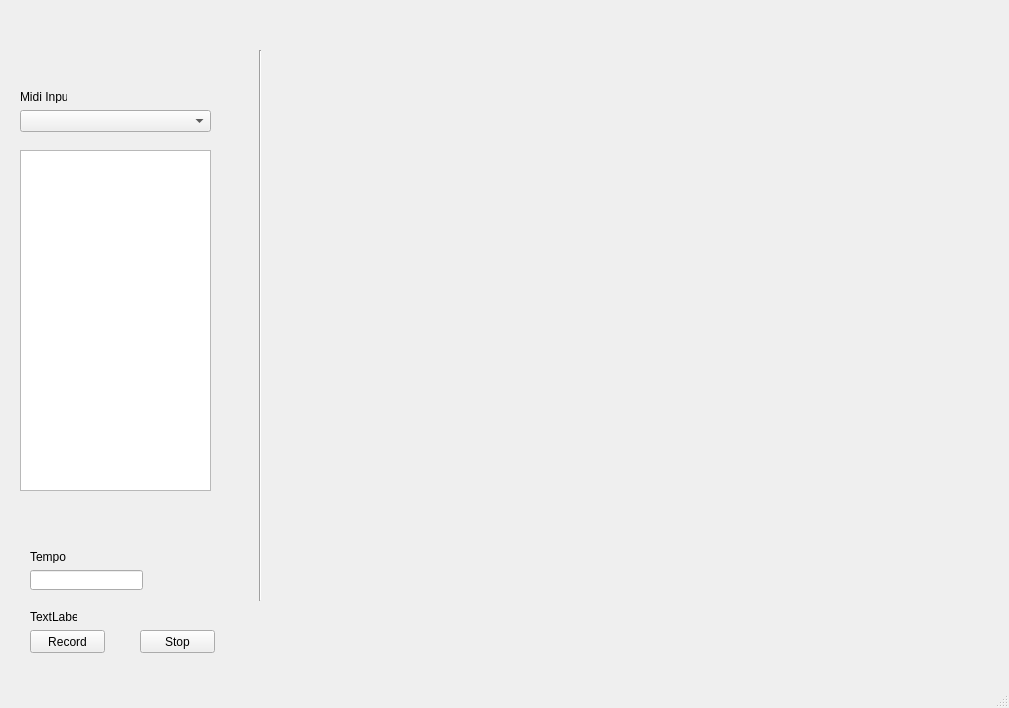
<?xml version="1.0" encoding="UTF-8"?>
<ui version="4.0">
 <class>MainWindow</class>
 <widget class="QMainWindow" name="MainWindow">
  <property name="geometry">
   <rect>
    <x>0</x>
    <y>0</y>
    <width>1009</width>
    <height>708</height>
   </rect>
  </property>
  <property name="minimumSize">
   <size>
    <width>1009</width>
    <height>708</height>
   </size>
  </property>
  <property name="maximumSize">
   <size>
    <width>1009</width>
    <height>708</height>
   </size>
  </property>
  <property name="windowTitle">
   <string>MainWindow</string>
  </property>
  <widget class="QWidget" name="centralwidget">
   <widget class="QPushButton" name="recordButton">
    <property name="geometry">
     <rect>
      <x>30</x>
      <y>630</y>
      <width>75</width>
      <height>23</height>
     </rect>
    </property>
    <property name="text">
     <string>Record</string>
    </property>
   </widget>
   <widget class="QPushButton" name="stopRecordButton">
    <property name="geometry">
     <rect>
      <x>140</x>
      <y>630</y>
      <width>75</width>
      <height>23</height>
     </rect>
    </property>
    <property name="text">
     <string>Stop</string>
    </property>
   </widget>
   <widget class="QLabel" name="recordTimeLabel">
    <property name="geometry">
     <rect>
      <x>30</x>
      <y>610</y>
      <width>47</width>
      <height>13</height>
     </rect>
    </property>
    <property name="text">
     <string>TextLabel</string>
    </property>
   </widget>
   <widget class="QListWidget" name="midiFileList">
    <property name="geometry">
     <rect>
      <x>20</x>
      <y>150</y>
      <width>191</width>
      <height>341</height>
     </rect>
    </property>
   </widget>
   <widget class="Line" name="line">
    <property name="geometry">
     <rect>
      <x>250</x>
      <y>50</y>
      <width>20</width>
      <height>551</height>
     </rect>
    </property>
    <property name="orientation">
     <enum>Qt::Vertical</enum>
    </property>
   </widget>
   <widget class="QLineEdit" name="lineEdit">
    <property name="geometry">
     <rect>
      <x>30</x>
      <y>570</y>
      <width>113</width>
      <height>20</height>
     </rect>
    </property>
    <property name="maxLength">
     <number>3</number>
    </property>
   </widget>
   <widget class="QLabel" name="label">
    <property name="geometry">
     <rect>
      <x>30</x>
      <y>550</y>
      <width>47</width>
      <height>13</height>
     </rect>
    </property>
    <property name="text">
     <string>Tempo</string>
    </property>
   </widget>
   <widget class="QComboBox" name="midiInputSelector">
    <property name="geometry">
     <rect>
      <x>20</x>
      <y>110</y>
      <width>191</width>
      <height>22</height>
     </rect>
    </property>
   </widget>
   <widget class="QLabel" name="label_2">
    <property name="geometry">
     <rect>
      <x>20</x>
      <y>90</y>
      <width>47</width>
      <height>13</height>
     </rect>
    </property>
    <property name="text">
     <string>Midi Input</string>
    </property>
   </widget>
  </widget>
  <widget class="QMenuBar" name="menubar">
   <property name="geometry">
    <rect>
     <x>0</x>
     <y>0</y>
     <width>1009</width>
     <height>21</height>
    </rect>
   </property>
  </widget>
  <widget class="QStatusBar" name="statusbar"/>
 </widget>
 <resources/>
 <connections/>
</ui>
